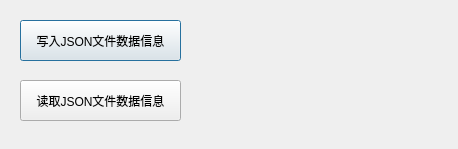
<?xml version="1.0" encoding="UTF-8"?>
<ui version="4.0">
 <class>QJsonOper</class>
 <widget class="QDialog" name="QJsonOper">
  <property name="geometry">
   <rect>
    <x>0</x>
    <y>0</y>
    <width>458</width>
    <height>149</height>
   </rect>
  </property>
  <property name="windowTitle">
   <string>写入和读取JSON文件--测试程序</string>
  </property>
  <widget class="QPushButton" name="pushButtonWriteJson">
   <property name="geometry">
    <rect>
     <x>20</x>
     <y>20</y>
     <width>161</width>
     <height>41</height>
    </rect>
   </property>
   <property name="text">
    <string>写入JSON文件数据信息</string>
   </property>
  </widget>
  <widget class="QPushButton" name="pushButtonReadJson">
   <property name="geometry">
    <rect>
     <x>20</x>
     <y>80</y>
     <width>161</width>
     <height>41</height>
    </rect>
   </property>
   <property name="text">
    <string>读取JSON文件数据信息</string>
   </property>
  </widget>
 </widget>
 <resources/>
 <connections/>
</ui>
